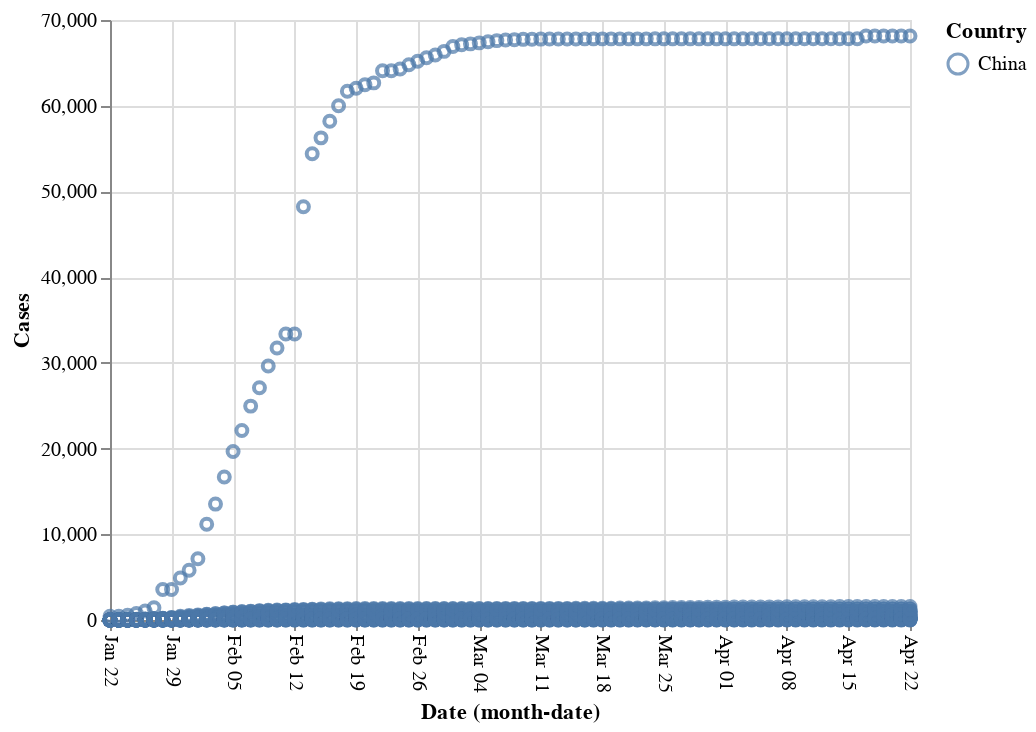

Notebook source saved alongside this figure:
### Code cell
alt.Chart(covid19[covid19.Country == 'China']
         ).mark_point().encode(x=alt.X('monthdate(Date)', 
                                                  axis=alt.Axis(labelAngle=90)), 
                                         y='Cases', color='Country')

### Figure 1 — Vega-Lite specification as saved in the notebook (floating-point values rounded to 4 significant figures; data arrays with more than 128 entries replaced by an {"elided": "..."} marker saying what was removed)
{"config": {"view": {"continuousWidth": 400, "continuousHeight": 300}}, "data": {"name": "data-a1721d0d4d587a6d13b0a9b980a96247"}, "mark": "point", "encoding": {"color": {"type": "nominal", "field": "Country"}, "x": {"type": "temporal", "axis": {"labelAngle": 90}, "field": "Date", "timeUnit": "monthdate"}, "y": {"type": "quantitative", "field": "Cases"}}, "$schema": "https://vega.github.io/schema/vega-lite/v4.0.2.json", "datasets": {"data-a1721d0d4d587a6d13b0a9b980a96247": {"elided": "3036 records"}}}
